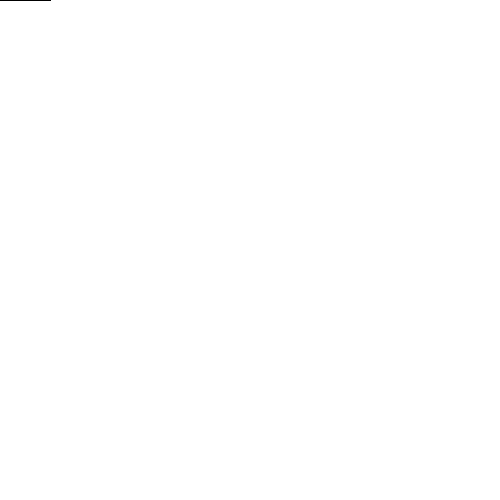
Frame 1 (no input)
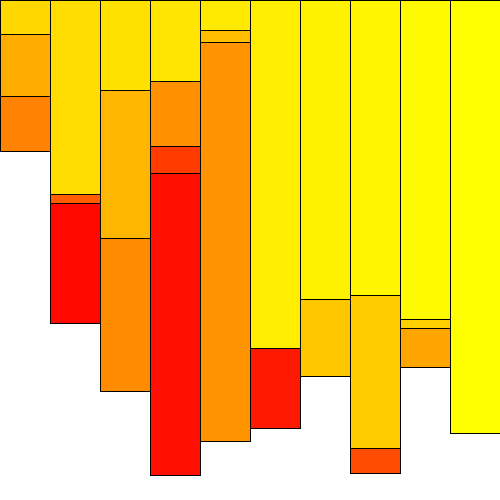
Frame 60 (the mouse pressed at the canvas centre just before this capture)
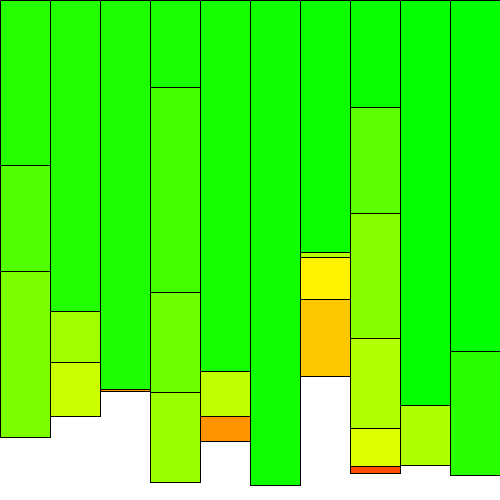
Frame 120 (the mouse held since frame 60 and released just before this capture)

The Processing sketch that drew these frames (run headless with seeded random() and noise(); from frame 60 on, the mouse is pressed at the canvas centre):

// Processing sketch: E2
// ── E2.pde
int x=0,y=0,a,b,c;
float z;
void setup()
{
  size(500,500);
  background(255);
}

void draw()
{
  colorMode(HSB,360,100,100);
  a++;
  a =a%360;
  fill(a,100,100);
  rect(x,y,50,z);
  x=(x+50)%500;
  z = random(500);
}
